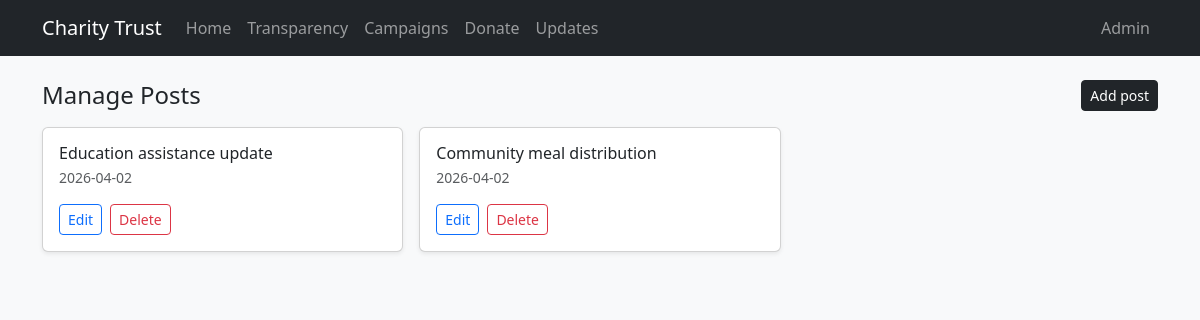
The app's page /admin/posts (signed in) with its own data.
### app/models.py (models this page shows)
class Base(DeclarativeBase):
    pass

class Post(Base):
    __tablename__ = "posts"
    id: Mapped[int] = mapped_column(Integer, primary_key=True)
    title: Mapped[str] = mapped_column(String(220), nullable=False, index=True)
    content: Mapped[str] = mapped_column(Text, nullable=False)
    image_filename: Mapped[str] = mapped_column(String(255), nullable=True)
    created_at: Mapped[datetime] = mapped_column(DateTime(timezone=True), default=datetime.utcnow, nullable=False)
    updated_at: Mapped[datetime] = mapped_column(
        DateTime(timezone=True), default=datetime.utcnow, onupdate=datetime.utcnow, nullable=False
    )

### app/routes/admin.py (the view)
@admin_bp.route("/posts", methods=["GET"])
@admin_required
def posts_list():
    db = get_db()
    posts = db.query(Post).order_by(Post.created_at.desc()).all()
    return render_template("admin/posts_list.html", posts=posts, cents_to_amount_str=cents_to_amount_str)

### app/auth.py (called while the page is built)
def admin_required(view_func):
    @wraps(view_func)
    def wrapper(*args, **kwargs):
        if not session.get("admin_logged_in"):
            flash("Please login to access the admin panel.", "warning")
            return redirect(url_for("admin.login", next=requested_next_url()))
        return view_func(*args, **kwargs)
    def requested_next_url():
        from flask import request
        return request.args.get("next") or url_for("admin.dashboard")
    return wrapper

### app/db.py (called while the page is built)
def get_db():
    if SessionLocal is None:
        raise RuntimeError("Database session is not initialized. Call init_engine() first.")
    return SessionLocal

### app/templates/admin/posts_list.html (shortened to what this page needs)
{% extends "base.html" %}
{% block content %}
  <div class="d-flex align-items-center justify-content-between mb-3">
    <h1 class="h4 mb-0">Manage Posts</h1>
    <a class="btn btn-dark btn-sm" href="{{ url_for('admin.posts_create') }}">Add post</a>
  </div>
  <div class="row g-3">
    {% for p in posts %}
      <div class="col-lg-4">
        <div class="card h-100 shadow-sm">
          <div class="card-body">
            <h2 class="h6 mb-1">{{ p.title }}</h2>
            <div class="text-muted small mb-3">{{ p.created_at.strftime('%Y-%m-%d') }}</div>
            <div class="d-flex gap-2">
              <a class="btn btn-sm btn-outline-primary" href="{{ url_for('admin.posts_edit', post_id=p.id) }}">Edit</a>
              <form method="post" action="{{ url_for('admin.posts_delete', post_id=p.id) }}">
                <button type="submit" class="btn btn-sm btn-outline-danger" onclick="return confirm('Delete this post?');">Delete</button>
              </form>
            </div>
          </div>
        </div>
      </div>
    {% else %}
      <div class="col-12 text-muted">No posts yet.</div>
    {% endfor %}
  </div>
{% endblock %}

### app/static/styles.css (style rules this page uses)
body { min-height: 100vh; }

### records on screen
Post: title "Education assistance update", created_at "2026-04-02"
Post: title "Community meal distribution", created_at "2026-04-02"
